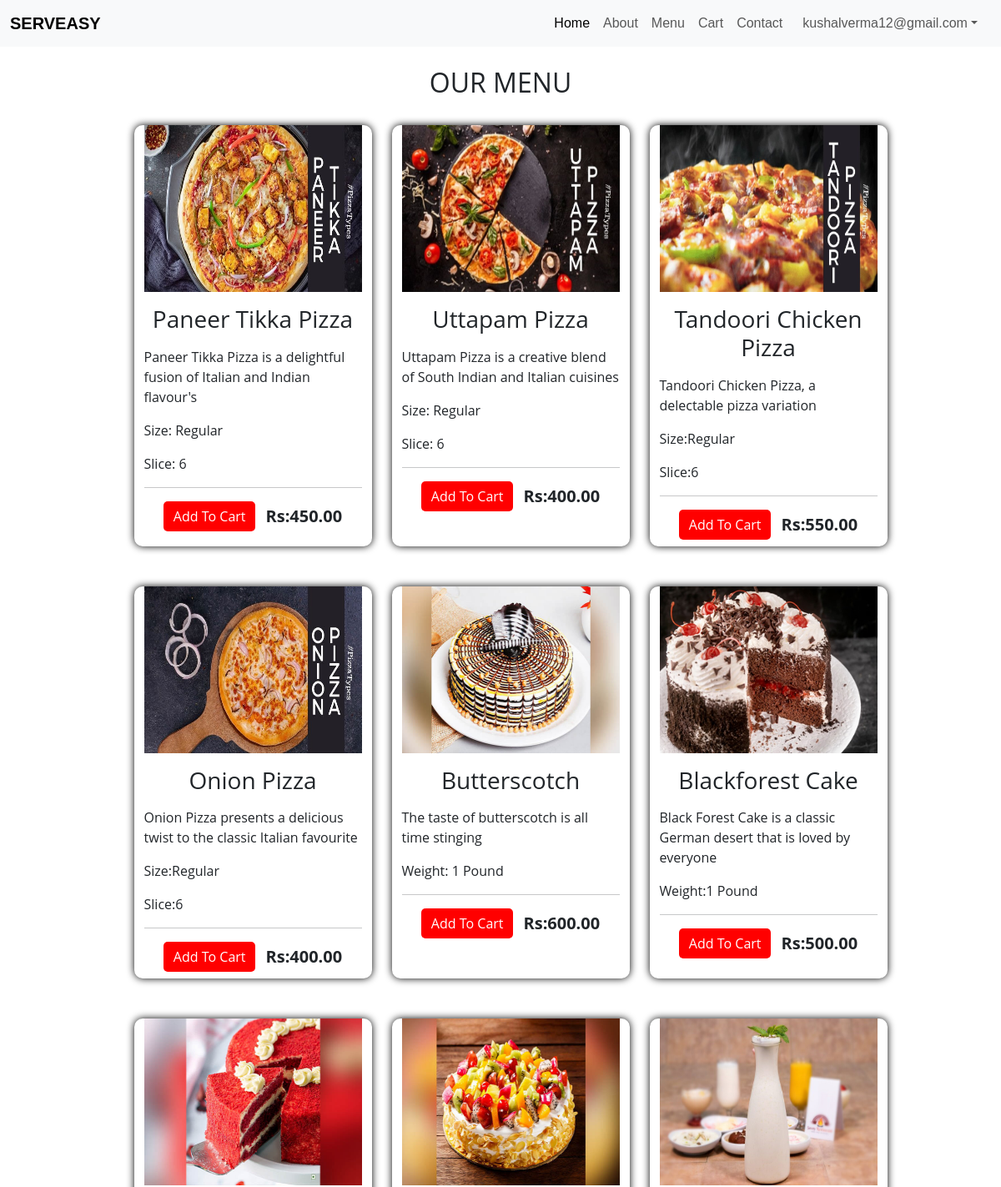
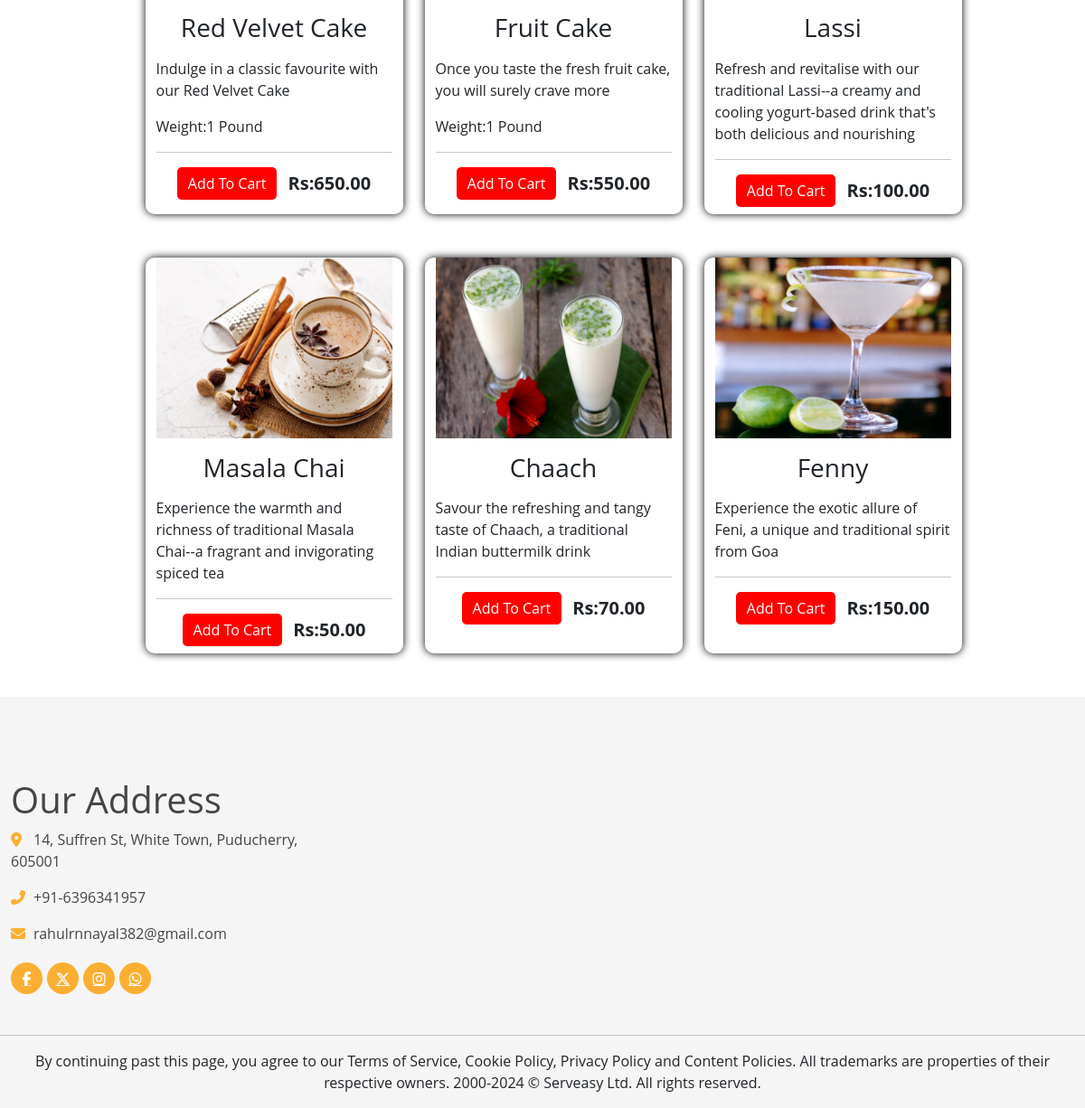
Screenshot of /menu/ (signed in) with the database file from the repository (2 pictures, top to bottom).
### QuickBite/models.py (models this page shows, shortened)
class Dish(models.Model):
    dish_name = models.CharField(max_length=250,unique=True)
    image = models.ImageField(upload_to='dishes/%y/%m/%d')
    ingredients = models.TextField()
    details = models.TextField(blank=True)
    category = models.ForeignKey(Category, on_delete=models.CASCADE,null=True,blank=True)
    price = models.FloatField()
    discounted_price = models.FloatField(blank = True,null=True)
    is_available = models.BooleanField(default = True)
    added_on = models.DateTimeField(auto_now_add=True)
    updated_on = models.DateTimeField(auto_now=True)
    class Meta:
        verbose_name_plural = "Dish Table"

### QuickBite/views.py (the view)
# urls.py: path('menu/',views.menupage,name='menu'),
def menupage(request):
    if request.user.is_authenticated:
        customer = request.user.signup
        order, created = Order.objects.get_or_create(customer=customer, complete=False)
        items = order.orderitem_set.all()
    else:
        items = []
        order = {'get_cart_total': 0, 'get_cart_item': 0, 'shipping': False}
    dishes = Dish.objects.all()
    for dish in dishes:
        if dish.details:
            dish.processed_details = dish.details.split('.')
    context = {'dishes': dishes, 'items': items, 'order': order}
    return render(request, 'menu.html', context)

### template/menu.html
{% extends "base.html" %}
{% block content %}
<div class="page-header mb-0">
    <div class="container">
        <div class="row">
            <div class="col-12 py-4 text-center">
                <h2>OUR MENU</h2>
            </div>
        </div>
    </div>
</div>
<div class="food mt-0">
    <div class="container">
        <div class="row justify-content-center">
            {% for dish in dishes %}
            <div class="col-sm-3 mb-5 ms-4 food_card">
                <div class="food-item">
                    <a href="/media/{{ dish.image }}" target="_blank">
                        <img src="/media/{{ dish.image }}" class="food_item_img">
                    </a>
                    <h3 class="my-3 text-center">{{ dish.dish_name }}</h3>
                    <p>
                        {% for detail in dish.processed_details %}
                            <p>{{ detail }}</p>
                        {% endfor %}
                    </p>
                    <hr>
                    <h5 class="menu-text" style="font-weight: normal;">
                        <div class="product_buy text-center">
                            <button class="add-cart-button btn me-1 update-cart" data-dish="{{ dish.id }}" data-action="add">Add To Cart</button>
                            <strong class="ms-2" style="display:inline-block;">Rs:{{ dish.price|floatformat:2 }}</strong>
                        </div>
                    </h5>
                </div>
            </div>
        {% endfor %}
        </div>
    </div>
</div>
{% endblock %}

### template/base.html (shortened to what this page needs)
<!DOCTYPE html>
{% load static %}
<html lang="en">
<head>
	<link rel="stylesheet" href="https://cdnjs.cloudflare.com/ajax/libs/font-awesome/6.6.0/css/all.min.css" />
	<link href="https://cdn.jsdelivr.net/npm/bootstrap@5.3.3/dist/css/bootstrap.min.css" rel="stylesheet">
	<link rel="stylesheet" type="text/css" href="{% static 'css/style.css' %}">
</head>
<body>
	<nav class="navbar sticky-top navbar-expand-lg navbar-light bg-light">
		<div class="container-fluid">
			<a class="navbar-brand" href="{% url 'index' %}">SERVEASY</a>
			<div class="collapse navbar-collapse" id="navbarSupportedContent">
				<ul class="navbar-nav ms-auto mb-2 mb-lg-0">
					<li class="nav-item">
						<a href="{% url 'index' %}" aria-current="page" class="nav-link active">Home</a>
					</li>
					<li class="nav-item">
						<a href="{% url 'about' %}" class="nav-link">About</a>
					</li>
					<li class="nav-item">
						<a href="{% url 'menu' %}" class="nav-link">Menu</a>
					</li>
					<li class="nav-item">
						<a href="{% url 'cart' %}" class="nav-link">Cart</a>
					</li>
					<li class="nav-item">
						<a href="{% url 'contact' %}" class="nav-link">Contact</a>
					</li>
					{% if user.is_authenticated %}
						<li class="nav-item dropdown mx-2">
							<a class="nav-link dropdown-toggle " id="profileDropdown" role="button" data-bs-toggle="dropdown" aria-expanded="false">{{user.username}}</a>
						</li>
					{% endif %}
				</ul>
			</div>
		</div>
	</nav>
	{% block content%}
	{% endblock %}
	<div class="footer">
		<div class="container-fluid">
			<div class="row">
				<div class="col-lg-7">
					<div class="col-md-6">
						<div class="footer-contact">
							<h1>Our Address</h1>
							<p><i class="fa fa-map-marker-alt"></i>14, Suffren St, White Town, Puducherry, 605001</p>
							<p><i class="fa fa-phone-alt"></i>+91-6396341957</p>
							<p><i class="fa fa-envelope"></i>rahulrnnayal382@gmail.com</p>
							<div class="footer-social">
								<a href=""><i class="fa-brands fa-facebook-f"></i></a>
								<a href=""><i class="fa-brands fa-x-twitter"></i></a>
								<a href=""><i class="fa-brands fa-instagram"></i></a>
								<a href=""><i class="fa-brands fa-whatsapp"></i></a>
							</div>
						</div>
					</div>
				</div>
				<div class="col-5">
				</div>
				<hr>
				<div class=" text-center ">
					<p>By continuing past this page, you agree to our Terms of Service, Cookie Policy, Privacy Policy and Content Policies. All trademarks are properties of their respective owners. 2000-2024 © Serveasy Ltd. All rights reserved.</p>
				</div>
			</div>
		</div>
	</div>
</body>
</html>

### static/css/style.css (style rules this page uses)
body { background: #ffffff; font-family: 'open sans', sans-serif; }
a { font-family: 'Nunito', sans-serif; font-weight: 600; transition: .3s; }
.container-fluid { max-width: 1366px; }
.food_card { border-radius: 10px; box-shadow: 0px 0px 10px black; }
.food_item_img { height: 200px; width: 100%; }
.product_buy { display: flex; justify-content: center; align-items: center; }
.add-cart-button { border-radius: 5px; border: none; background: red; color: white; align-items: center; }
.footer { position: relative; padding-top: 90px; background: rgba(0, 0, 0, .04); }
.footer .footer-contact { position: relative; margin-bottom: 45px; color: #454545; }
.footer .footer-contact p i { width: 25px; color: #fbaf32; }
.footer .footer-social { position: relative; margin-top: 20px; display: flex; }
.footer .footer-social a { display: inline-block; margin-right: 5px; width: 35px; height: 35px; display: flex; align-items: center; justify-content: center; background: #fbaf32; border-radius: 35px; font-size: 16px; color: #ffffff; }
.footer .footer-social a:last-child { margin: 0; }

### rows the page displays
Dish: image (picture), dish_name "Paneer Tikka Pizza", processed_details "Paneer Tikka Pizza is a delightful fusion of Italian and Indian flavour's" "Size: Regular" "Slice: 6", price "450.00"
Dish: image (picture), dish_name "Uttapam Pizza", processed_details "Uttapam Pizza is a creative blend of South Indian and Italian cuisines" "Size: Regular" "Slice: 6", price "400.00"
Dish: image (picture), dish_name "Tandoori Chicken Pizza", processed_details "Tandoori Chicken Pizza, a delectable pizza variation" "Size:Regular" "Slice:6", price "550.00"
Dish: image (picture), dish_name "Onion Pizza", processed_details "Onion Pizza presents a delicious twist to the classic Italian favourite" "Size:Regular" "Slice:6", price "400.00"
Dish: image (picture), dish_name "Butterscotch", processed_details "The taste of butterscotch is all time stinging" "Weight: 1 Pound", price "600.00"
Dish: image (picture), dish_name "Blackforest Cake", processed_details "Black Forest Cake is a classic German desert that is loved by everyone" "Weight:1 Pound", price "500.00"
Dish: image (picture), dish_name "Red Velvet Cake", processed_details "Indulge in a classic favourite with our Red Velvet Cake" "Weight:1 Pound", price "650.00"
Dish: image (picture), dish_name "Fruit Cake", processed_details "Once you taste the fresh fruit cake, you will surely crave more" "Weight:1 Pound", price "550.00"
Dish: image (picture), dish_name "Lassi", processed_details "Refresh and revitalise with our traditional Lassi--a creamy and cooling yogurt-based drink that's both delicious and nourishing", price "100.00"
Dish: image (picture), dish_name "Masala Chai", processed_details "Experience the warmth and richness of traditional Masala Chai--a fragrant and invigorating spiced tea", price "50.00"
Dish: image (picture), dish_name "Chaach", processed_details "Savour the refreshing and tangy taste of Chaach, a traditional Indian buttermilk drink", price "70.00"
Dish: image (picture), dish_name "Fenny", processed_details "Experience the exotic allure of Feni, a unique and traditional spirit from Goa", price "150.00"

### other values shown
{{ user.username }} "kushalverma12@gmail.com"
